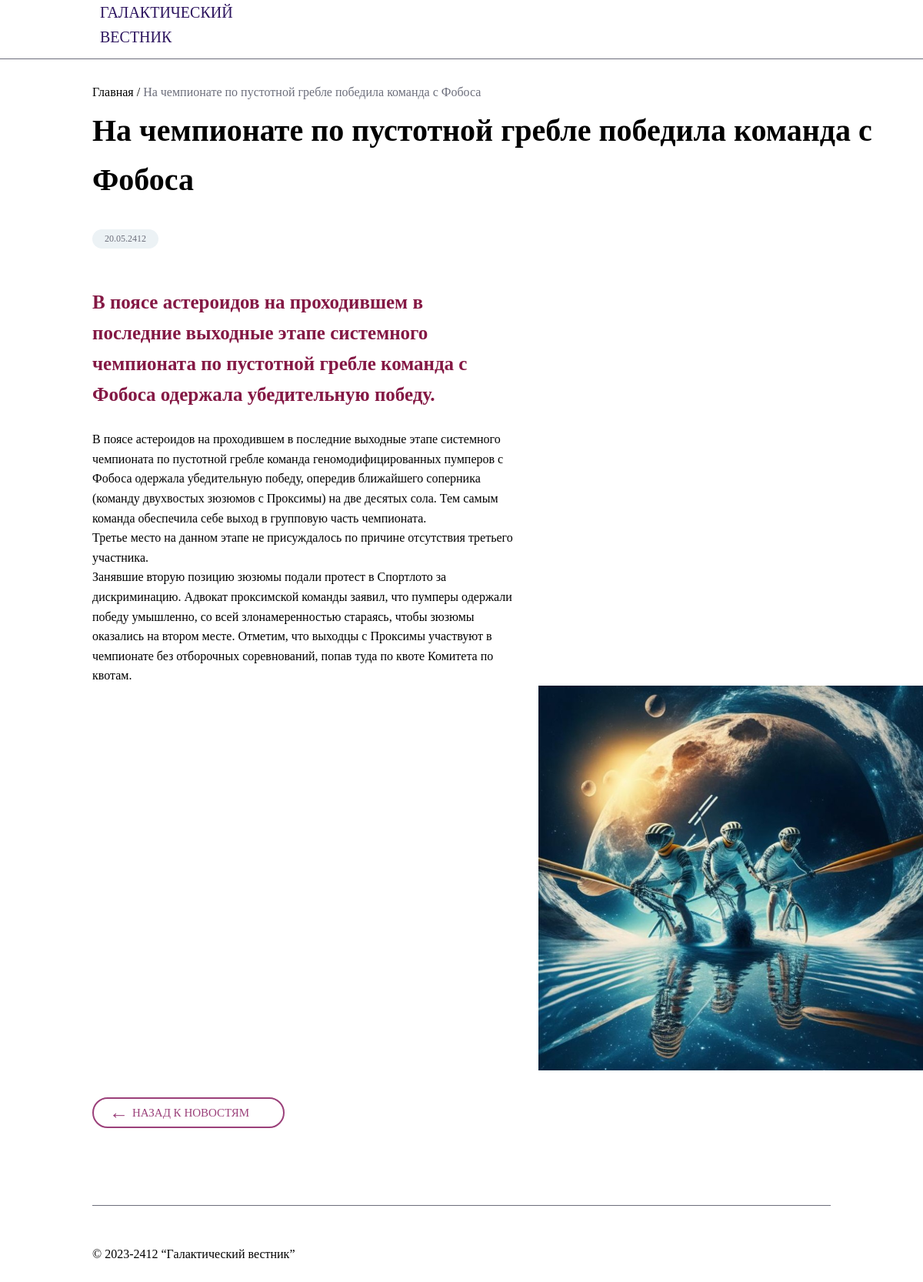
Page /news/group=0&newseg=0/newsID=2 on the committed database.
### tables this page shows
CREATE TABLE `news` (
  `id` int(11) unsigned NOT NULL AUTO_INCREMENT,
  `date` datetime NULL DEFAULT NULL,
  `title` varchar(250) NOT NULL DEFAULT '',
  `announce` text NULL DEFAULT NULL,
  `content` text NULL DEFAULT NULL,
  `image` varchar(250) NOT NULL DEFAULT '',
  PRIMARY KEY (`id`),
  KEY `id` (`id`),

  KEY `idx_news_date` (`date`));

### index.php (called while the page is built, shortened)
<?php
$partsOrig = explode("/", $_SERVER["REQUEST_URI"]);
$prefix = '/news';
$postfix = '/newsID=';
$parts[1] = $partsOrig[1] ?? Null;
$parts[2] = $partsOrig[2] ?? Null;
$parts[3] = $partsOrig[3] ?? Null;
$uriFirstLevel = preg_match('/news/', (string) $parts[1]);
$uriSecondLevel = preg_match('/group=[0-9]*&newseg=[0-9]*/',(string) $parts[2]);
$uriThridLevel = preg_match('/newsID=[0-9]*/',(string) $parts[3]);
if ( ($parts[1] == NULL or $parts[1] == 'news') and $parts[2] == NULL):
    header("Location: /news/group=0&newseg=0");
    exit;
 elseif ( $uriFirstLevel == True and $uriSecondLevel == True and $parts[3] == Null):
$numbers = preg_split("/[=&]/",$parts[2]);
$newsID = $parts[3] ?? Null;
elseif ( $uriFirstLevel == True and $uriSecondLevel == True and $uriThridLevel == True):
$numbers = preg_split("/[=&]/",$parts[2]);
$newsID = preg_split("/=/",$parts[3])[1];
else:
    http_response_code(404);
	echo "<h3>Ошибка 404</h3><p1>Страница не существует</p1>";
	exit;
endif;
$database = new Database("localhost","galaxy_newspaper", "admin@localhost", "myawesomepass");
$gateway = new NewsGateway($database);
$view = new mainPageView();
$newsView = new showNewsView();
$controller = new NewsController($gateway,$view,$newsView);
$controller -> processRequest($_SERVER["REQUEST_METHOD"], (int)$numbers[1], (int) $numbers[3],$prefix,$postfix,$newsID);

### src/NewsGateway.php (called while the page is built)
<?php
class NewsGateway
{
    private PDO $conn;
    public function __construct(Database $database)
    {
        $this -> conn = $database -> getConnection();
    }
    public function getAll(): array
    {
        $sql = 'SELECT id, DATE_FORMAT(date, "%d.%m.%Y") as date,title,announce,content,image FROM news GROUP BY date DESC';
        $stmt = $this -> conn -> query($sql);
        $data = [];
        while ($row = $stmt -> fetch(PDO::FETCH_ASSOC)) {
            $data[] = $row;
        }
        return $data;
    }
}

### src/Database.php (called while the page is built, shortened)
<?php
class Database {
    public function getConnection(): PDO
    {
        $dsn = "mysql:host={$this->host};dbname={$this->name};charset=utf8";
        return new PDO($dsn, $this->user, $this->password, [
            PDO::ATTR_EMULATE_PREPARES => false,
            PDO::ATTR_STRINGIFY_FETCHES => false
        ]);
    }
}

### src/showNewsView.php (the view)
<?php
class showNewsView {
     public function displayParticularNews(int $prevGroup, int $prevButton, string $newsID,string $prefix, string $postfix, $particulNews): void {
echo '
        <!DOCTYPE html>
<html>
<head>
<meta http-equiv="content-type" content="text/html; charset=UTF-8">
<link href="/src/styleNewsView.css" rel="stylesheet" type="text/css" />
</head>
<body>
<div class="container">
  <div class="top_panel">
    <div class="logo">
        <object data="/src/Vector.svg"></object>
    </div>
    <div>
        <a>ГАЛАКТИЧЕСКИЙ </br> ВЕСТНИК</a>
    </div>
  </div>
  <div class = "header_line"></div>
  <div class = "path_style">
        <div class = "path_style_text_part_1"> <a href="' . $prefix . '" class = "path_style_link"> <div class="test_path">Главная /&nbsp </div> </a> </div>
        <div class = "path_style_text_part_2"> ' . $particulNews['title'] . '</div>
  </div>
  <div>
    <div class="title_style">
        <div class="title_style_content">
            '. $particulNews['title'] . '
        </div>
    </div>
    <div class="date">' . $particulNews['date'] . '</div>
    <div class="news_text">
      <div class="news_text_with_pict">
        <div class="news_text_frame"><div class="announce"> ' . $particulNews['announce'] . '</div><br>
          <div class="content">' . $particulNews['content'] . '</div>
        </div>
        <div class="image_news"> <img src="/src/images/' . $particulNews['image'] . '" class="image_style" ></div>
      </div>
    </div>
  </div>
  <div class="news_content_level_II">
    <a href="' . $prefix . '/group=' . $prevGroup .  '&newseg=' . $prevButton . '" class="button_link_style">
      <div class="open_news_button">
        <div class="arrow_form">&#8592</div>
        <div class="open_news_button_textcontent"> НАЗАД К НОВОСТЯМ </div>
      </div>
    </a>
    <div class = "footer_line"></div>
  </div>
  <footer class="footer_style">
    <p>&copy 2023-2412 <q>Галактический вестник</q></p>
  </footer>
</div>
</body>
</html>
';
}
}

### src/styleNewsView.css (style rules this page uses)
*, *:before, *:after { margin:0; padding:0; -webkit-box-sizing: border-box; -moz-box-sizing: border-box; -ms-box-sizing: border-box; box-sizing: border-box; }
body { margin:0; line-height:1.6; font-family: Serif; }
.container { width:100%; max-width: 1350px; max-height: 2186px; margin: 0 auto; }
.top_panel { background-color: #FFFFFF; overflow: hidden; text-align: left; text-decoration: none; font-size: 20px; margin-left: 120px; padding-bottom:1%; color: #2C145E; }
.top_panel div { display: flex; float: left; margin-right:10px; }
.header_line { width: 100%; border-top: 1px solid #6C6E7B; }
.path_style { margin-top:30px; margin-left:120px; margin-bottom:5px; display:flex; }
.test_path { color:black; }
.path_style_text_part_2 { color:#6C6E7B; }
.path_style_link { text-decoration: none; }
.title_style { overflow: hidden; text-align: left; text-decoration: none; margin-left: 0px; padding-bottom:1%; padding-left:120px; margin-bottom:20px; width:1215px; }
.title_style_content { font-size:40px; font-weight:bold; }
.news_text { margin-top:50px; }
.news_text_frame { float:left; width:570px; }
.news_content_level_II { margin-top:20px; margin-left:120px; margin-bottom:50px; }
.image_style { position:relative; width:100%; height:100%; object-fit:contain; }
.image_news { width:500px; float:right; margin-left:20px; }
.news_text_with_pict { display:inline-block; margin-left:120px; }
.content { margin-right:10px; }
.announce { margin-right:40px; color:#841844; font-size:25px; }
.date { background:#ECF2F5; width: 86px; height:25px; border-radius: 20px; text-align:center; align-items: center; padding-top:3px; font-size:12px; color:#6C6E7B; margin-left:120px; }
.open_news_button { background:white; width: 250px; height:40px; border-radius: 20px; font-size:18px; display:flex; color:#9B407A; border-style:solid; border-width:2px; border-color:#9B407A; }
.button_link_style { text-decoration: none; }
.open_news_button_textcontent { top:6px; width:300px; position:relative; font-size:15px; }
.arrow_form { position:relative; bottom:2px; font-size:25px; width:10px; margin-left:20px; margin-right:20px; }
.footer_line { margin-top:100px; margin-right:120px; border-top: 1px solid #6C6E7B; }
.footer_style { margin-left:120px; margin-bottom:40px; }
.announce { font-weight:bold; }

### rows in the picture
news: title "На чемпионате по пустотной гребле победила команда с Фобоса", announce "В поясе астероидов на проходившем в последние выходные этапе системного чемпионата по пустотной гребле команда с Фобоса одержала убедительную победу.", content "В поясе астероидов на проходившем в последние выходные этапе системного чемпионата по пустотной гребле команда геномодифицированных пумперов с Фобоса одержала убедительную победу, опередив ближайшего соперника (команду двухвостых зюзюмов с Проксимы) на две десятых сола. Тем самым команда обеспечила себе выход в групповую часть чемпионата. Третье место на данном этапе не присуждалось по причине отсутствия третьего участника. Занявшие вторую позицию зюзюмы подали протест в Спортлото за дискриминацию. Адвокат проксимской команды заявил, что пумперы одержали победу умышленно, со всей злонамеренностью стараясь, чтобы зюзюмы оказались на втором месте. Отметим, что выходцы с Проксимы участвуют в…", image (picture)

### other values in the picture
$particulNews['date'] "20.05.2412"
